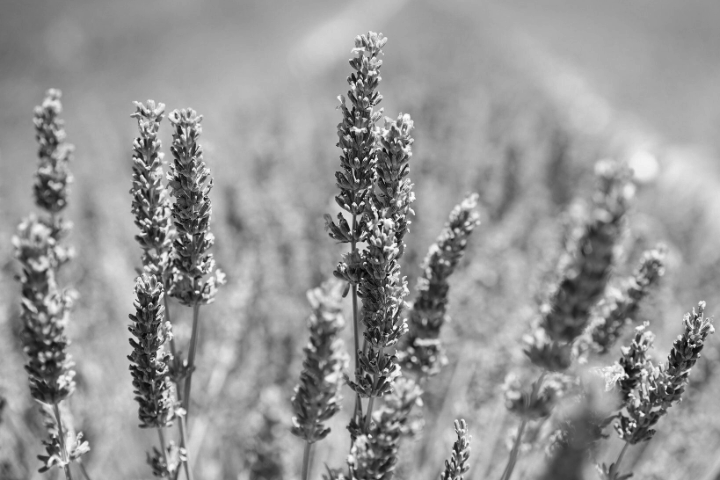
#> input picture Assignment 1/images/lavender.png, 720 x 480 px
$ jupyter execute Q2.1.ipynb
#> lines starting #> are read from the running program, lines starting #| are printed output that depends on the picture
DIP ASSIGNMENT 1 </BR>
Q2.1 </BR>
(ZIYAAD BALLIM - 1828251)

2.1 - Construct and apply frequency domain filters

[cell 1]
import cv2
import imageio
import math
from scipy import misc
import numpy as np
np.set_printoptions(suppress=True)
import scipy.fftpack as fp
import matplotlib.pyplot as plt
from skimage import io
import warnings
warnings.filterwarnings("ignore")

[cell 2]
def ButterWorthBandreject(M,N,D0,W,n=2):
    Btr=np.zeros((M,N),dtype=float)
    HalfH=M//2
    HalfW=N//2
    for i in range(-HalfH,HalfH):
        for k in range(-HalfW,HalfW):
            D=math.sqrt((i**2)+(k**2))
            Btr[i+HalfH,k+HalfW]=1/(1+math.pow((D*W)/(D**2-(D0**2+0.0000001)),2*n))
    return Btr

[cell 3]
lavender=io.imread("images/lavender.png")
#> lavender is the input picture: shape (480, 720); min 3, max 254, mean 150.1
lav_freq_dom=fp.fftshift(fp.fft2((lavender).astype(float)))

plt.figure()
plt.subplot(1,2,1)
plt.imshow(lavender,cmap="gray")
plt.title("Initial Image")
plt.subplot(1,2,2)
plt.imshow(np.log(np.abs(lav_freq_dom)),cmap="gray")
plt.title("Initial Image Frequency Domain")
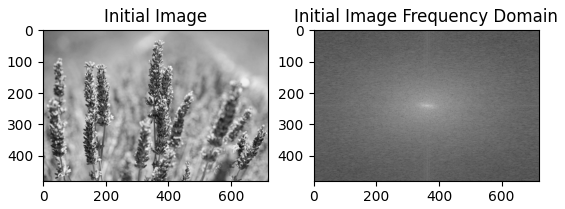
#> figure drawn by matplotlib, 2 panels

[cell 4]
W=[5,25,50,100,200]
D0=[0,10,25,50,150]

[cell 5]
Row,Col=lavender.shape
#> Row = 480; Col = 720
for i in range(len(W)):
    filter=ButterWorthBandreject(Row,Col,D0[i],W[i])
    band=filter*lav_freq_dom
    Lavpic=np.fft.ifft2(np.fft.ifftshift(band))
    Lavpic=Lavpic.real
    Lavpic[Lavpic<0]=0
    Lavpic[Lavpic>255]=255

    plt.figure()
    plt.suptitle("Width: %s, Band Centre: %s"%(W[i],D0[i]))
    plt.subplot(1,2,1)
    plt.imshow(np.log(np.abs(filter)),cmap="gray")
    plt.subplot(1,2,2)
    plt.imshow(Lavpic,cmap="gray")
#> this loop made 5 passes
#> pass 1, `Lavpic=Lavpic.real`:
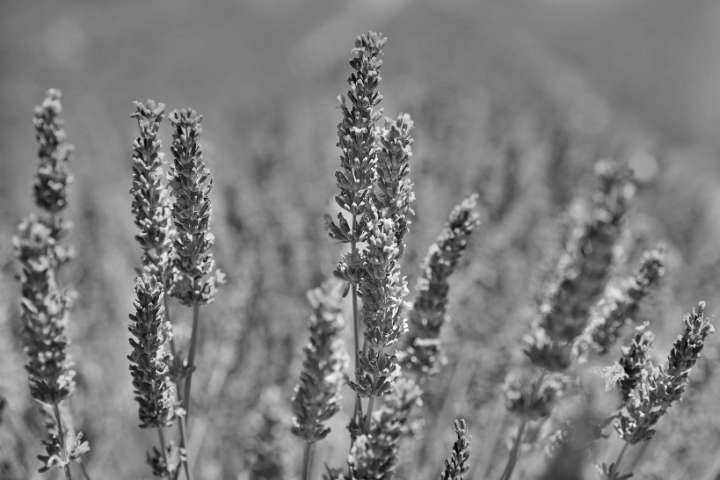
#> Lavpic: shape (480, 720) float64; min 9.05, max 295.3, mean 150.1; drawn with min black and max white
#> pass 2, `Lavpic=Lavpic.real`:
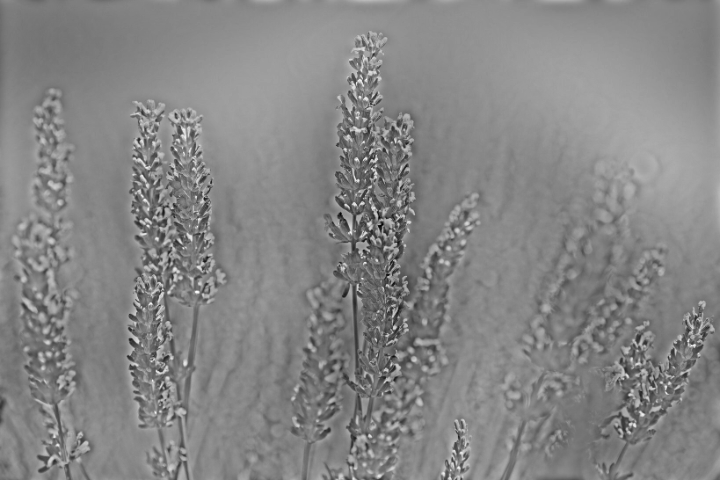
#> Lavpic: shape (480, 720) float64; min -11.17, max 295.8, mean 150.1; drawn with min black and max white
#> pass 3, `Lavpic=Lavpic.real`:
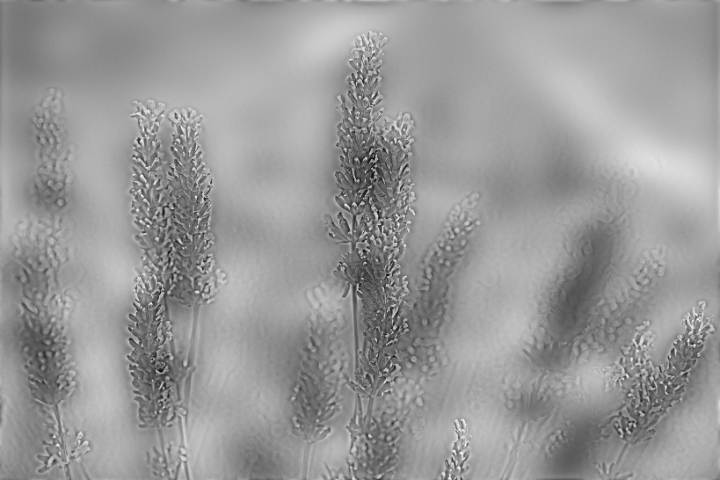
#> Lavpic: shape (480, 720) float64; min -17.2, max 261.8, mean 150.1; drawn with min black and max white
#> after the loop:
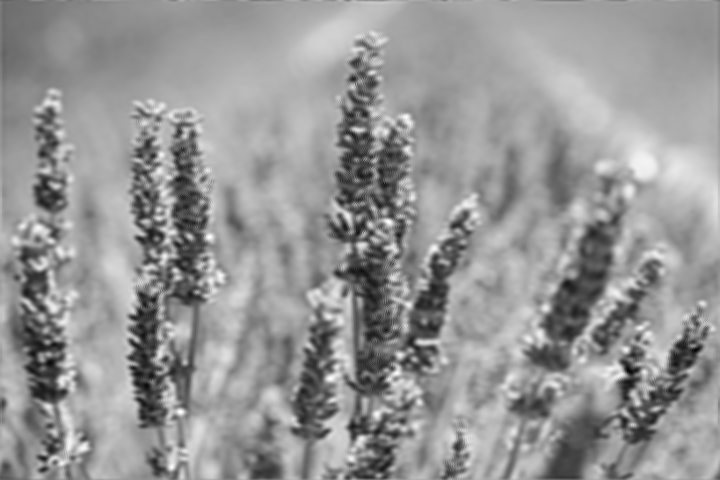
#> Lavpic: shape (480, 720) float64; min 4.95, max 255, mean 150.1
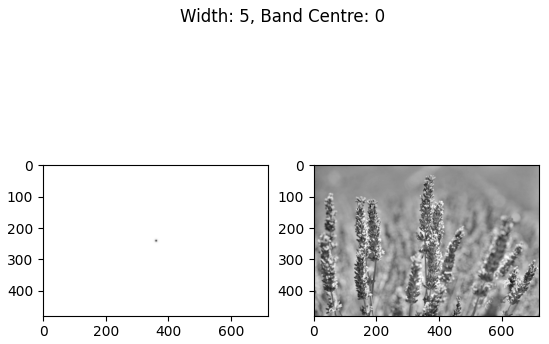
#> figure drawn by matplotlib, 2 panels
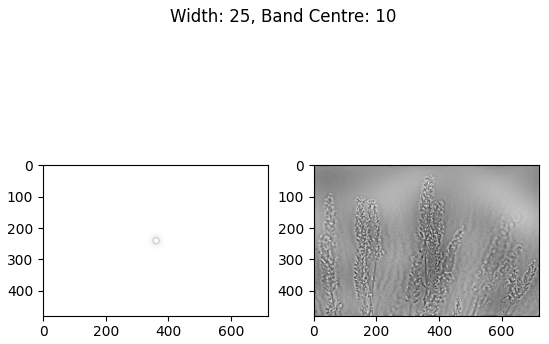
#> figure drawn by matplotlib, 2 panels
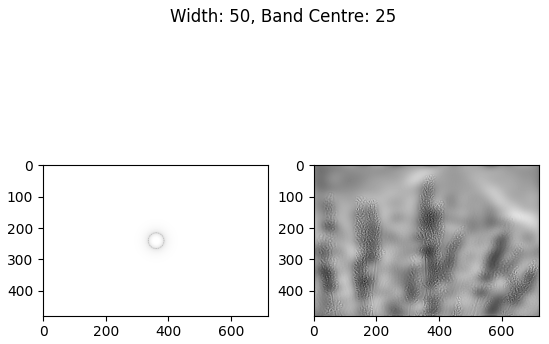
#> figure drawn by matplotlib, 2 panels
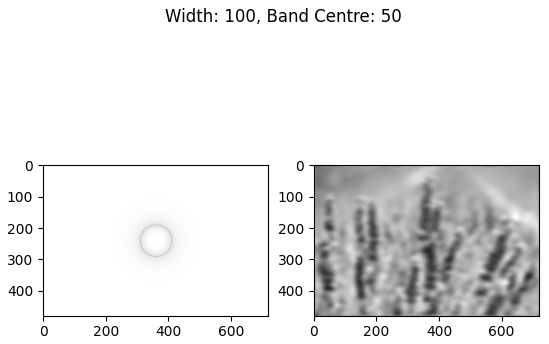
#> figure drawn by matplotlib, 2 panels
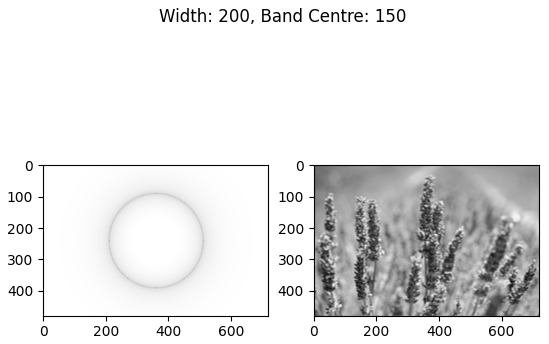
#> figure drawn by matplotlib, 2 panels
